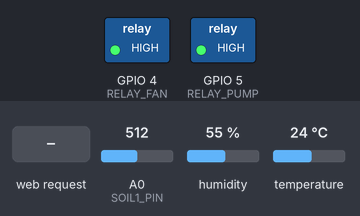
The sketch below on a simulated ESP8266 (NodeMCU). Shown: switched loads named in the sketch (green lamp = pin HIGH). Inputs (shaded band) come from the test bench; at power-on: temperature 24 °C, A0 (SOIL1_PIN) = 512, humidity 55 %. WiFi joins after 1.5 s; servers stay silent unless stated; EEPROM starts erased; what the sketch prints to the serial monitor is not drawn.

Above: at 2.7 s.
2.8 s: temperature set to 29 °C
6.5 s: temperature set to 32 °C
At 11.0 s:
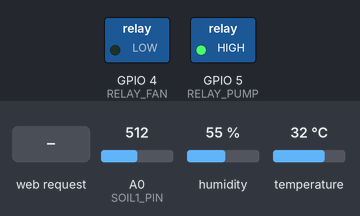
11.5 s: A0 (SOIL1_PIN) set to 714
16.2 s: A0 (SOIL1_PIN) set to 739
At 21.1 s:
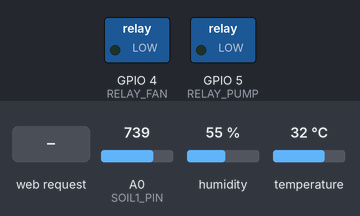
21.5 s: HTTP request GET /fanoff?soil=1&fan=1&pump=1 received
At 30.8 s:
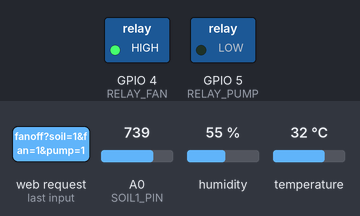
31.5 s: HTTP request GET /save?soil=1 received
At 40.8 s:
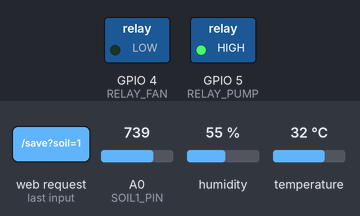
Timing chart, 0 to 42.3 s (numbered marks = the images above; inputs shaded):
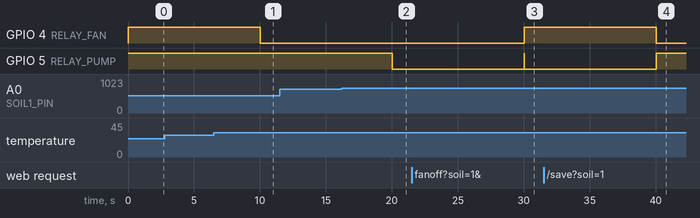

Measured:
- the behaviour switches between 30 and 31 °C on temperature (found by bisection; images 0 and 1)
- the behaviour switches between 730 and 731 on A0 (SOIL1_PIN) (found by bisection; images 1 and 2)
- after the input at 2.8 s, every drawn part: stays the same
- after the input at 6.5 s, GPIO 4 (RELAY_FAN): HIGH → LOW after 3.5 s
- after the input at 11.5 s, every drawn part: stays the same
- after the input at 16.2 s, GPIO 5 (RELAY_PUMP): HIGH → LOW after 3.8 s
- after the input at 21.5 s, GPIO 4 (RELAY_FAN): LOW → HIGH after 8.5 s
- after the input at 31.5 s, GPIO 5 (RELAY_PUMP): goes on until 40.1 s, then stays HIGH

The sketch:

sketch_jul7a.ino
```cpp
#include <ESP8266WiFi.h>
#include <ESP8266WebServer.h>
#include <EEPROM.h>
#include <DHT.h>

#define DHTPIN 12
#define DHTTYPE DHT11

#define RELAY_PUMP 5
#define RELAY_FAN 4

#define SOIL1_PIN A0


DHT dht(DHTPIN, DHTTYPE);
ESP8266WebServer server(80);

struct Settings {
  int soil1Min;
  int fanTemp;
  int pumpTime;
  bool autoMode;
};

Settings cfg;

float airTemp = 0;
float airHum = 0;
int soil1 = 0;


void saveConfig() {
  EEPROM.put(0, cfg);
  EEPROM.commit();
}

void loadConfig() {
  EEPROM.get(0, cfg);

  if (cfg.soil1Min < 1 || cfg.soil1Min > 100) {
    cfg.soil1Min = 40;
    cfg.fanTemp = 30;
    cfg.pumpTime = 10;
    cfg.autoMode = true;
    saveConfig();
  }
}

String page()
{
float tempPercent = constrain((airTemp / 50.0) * 100.0, 0, 100);
float humPercent = constrain(airHum, 0, 100);
float soilPercent = constrain(soil1, 0, 100);

int tempOffset = 440 - (tempPercent * 4.4);
int humOffset  = 440 - (humPercent * 4.4);
int soilOffset = 440 - (soilPercent * 4.4);

String html = R"=====(

<!DOCTYPE html>
<html lang="ru">
<head>

<meta charset="UTF-8">
<meta name="viewport" content="width=device-width,initial-scale=1">

<title>SMART GREENHOUSE</title>

<style>

body{
background:#0f172a;
color:white;
font-family:Segoe UI;
padding:20px;
margin:0;
}

h1{
text-align:center;
color:#22c55e;
margin-bottom:25px;
}

.gauges{
display:flex;
flex-wrap:wrap;
justify-content:center;
gap:30px;
}

.gauge{
width:180px;
height:180px;
position:relative;
}

.gauge svg{
width:180px;
height:180px;
transform:rotate(-90deg);
}

.gauge-bg{
fill:none;
stroke:#334155;
stroke-width:12;
}

.gauge-fill{
fill:none;
stroke-width:12;
stroke-linecap:round;
transition:0.8s;
}

.center{
position:absolute;
top:50%;
left:50%;
transform:translate(-50%,-50%);
text-align:center;
}

.num{
font-size:30px;
font-weight:bold;
}

.label{
font-size:14px;
color:#94a3b8;
margin-top:5px;
}

.panel{
background:#1e293b;
padding:20px;
border-radius:20px;
margin-top:20px;
}

input{
width:100%;
padding:12px;
border:none;
border-radius:10px;
margin-top:5px;
margin-bottom:15px;
}

button{
width:100%;
padding:12px;
border:none;
border-radius:10px;
cursor:pointer;
margin-top:8px;
font-size:16px;
}

.green{
background:#22c55e;
color:white;
}

.red{
background:#ef4444;
color:white;
}

.blue{
background:#3b82f6;
color:white;
}

</style>

</head>

<body>

<h1>🌱 GrowLogic</h1>

<div class="gauges">

<div class="gauge">
<svg>
<circle class="gauge-bg" cx="90" cy="90" r="70"/>
<circle class="gauge-fill"
stroke="#f97316"
cx="90"
cy="90"
r="70"
stroke-dasharray="440"
stroke-dashoffset="%TEMPOFFSET%"/>
</svg>

<div class="center">
<div class="num">%TEMP%</div>
<div class="label">Температура</div>
</div>
</div>

<div class="gauge">
<svg>
<circle class="gauge-bg" cx="90" cy="90" r="70"/>
<circle class="gauge-fill"
stroke="#06b6d4"
cx="90"
cy="90"
r="70"
stroke-dasharray="440"
stroke-dashoffset="%HUMOFFSET%"/>
</svg>

<div class="center">
<div class="num">%HUM%</div>
<div class="label">Влажность</div>
</div>
</div>

<div class="gauge">
<svg>
<circle class="gauge-bg" cx="90" cy="90" r="70"/>
<circle class="gauge-fill"
stroke="#22c55e"
cx="90"
cy="90"
r="70"
stroke-dasharray="440"
stroke-dashoffset="%SOILOFFSET%"/>
</svg>

<div class="center">
<div class="num">%SOIL%</div>
<div class="label">Почва</div>
</div>
</div>

</div>

<div class="panel">

<h2>⚙ Настройки</h2>

<form action="/save">

Порог влажности почвы

<input name="soil" value="%SOILMIN%">

Температура вентилятора

<input name="fan" value="%FAN%">

Время полива (сек)

<input name="pump" value="%PUMP%">

<button class="green">
Сохранить настройки
</button>

</form>

</div>

<div class="panel">

<h2>🎛 Управление</h2>

<a href="/pumpon">
<button class="blue">Насос ВКЛ</button>
</a>

<a href="/pumpoff">
<button class="red">Насос ВЫКЛ</button>
</a>

<a href="/fanon">
<button class="blue">Вентилятор ВКЛ</button>
</a>

<a href="/fanoff">
<button class="red">Вентилятор ВЫКЛ</button>
</a>

</div>

</body>
</html>

)=====";

html.replace("%TEMP%", String(airTemp,1) + "°C");
html.replace("%HUM%", String(airHum,0) + "%");
html.replace("%SOIL%", String(soil1) + "%");

html.replace("%TEMPOFFSET%", String(tempOffset));
html.replace("%HUMOFFSET%", String(humOffset));
html.replace("%SOILOFFSET%", String(soilOffset));

html.replace("%SOILMIN%", String(cfg.soil1Min));
html.replace("%FAN%", String(cfg.fanTemp));
html.replace("%PUMP%", String(cfg.pumpTime));

return html;
}
void readSensors() {


  airTemp = dht.readTemperature();
  airHum = dht.readHumidity();

  int raw = analogRead(SOIL1_PIN);

  soil1 = map(raw, 1023, 300, 0, 100);
  soil1 = constrain(soil1, 0, 100);
}

void autoControl() {

  if (!cfg.autoMode)
    return;

  if (soil1 < cfg.soil1Min) {

    digitalWrite(RELAY_PUMP, LOW);

    delay(cfg.pumpTime * 1000);

    digitalWrite(RELAY_PUMP, HIGH);
  }

  if (airTemp > cfg.fanTemp)
    digitalWrite(RELAY_FAN, LOW);
  else
    digitalWrite(RELAY_FAN, HIGH);
}

void setup() {

  Serial.begin(115200);

  pinMode(RELAY_PUMP, OUTPUT);
  pinMode(RELAY_FAN, OUTPUT);

  digitalWrite(RELAY_PUMP, HIGH);
  digitalWrite(RELAY_FAN, HIGH);

  EEPROM.begin(512);

  loadConfig();

  dht.begin();

  WiFi.begin("VII-218", "38607240");

  while (WiFi.status() != WL_CONNECTED) {
    delay(500);
    Serial.print(".");
  }

  Serial.println();
  Serial.println(WiFi.localIP());

  server.on("/", []() {
    server.send(200, "text/html", page());
  });

  server.on("/save", []() {

    if (server.hasArg("soil"))
      cfg.soil1Min = server.arg("soil").toInt();

    if (server.hasArg("fan"))
      cfg.fanTemp = server.arg("fan").toInt();

    if (server.hasArg("pump"))
      cfg.pumpTime = server.arg("pump").toInt();

    saveConfig();

    server.sendHeader("Location", "/");
    server.send(302, "text/plain", "");
  });

  server.on("/pumpon", []() {
    digitalWrite(RELAY_PUMP, LOW);
    server.sendHeader("Location", "/");
    server.send(302, "text/plain", "");
  });

  server.on("/pumpoff", []() {
    digitalWrite(RELAY_PUMP, HIGH);
    server.sendHeader("Location", "/");
    server.send(302, "text/plain", "");
  });

  server.on("/fanon", []() {
    digitalWrite(RELAY_FAN, LOW);
    server.sendHeader("Location", "/");
    server.send(302, "text/plain", "");
  });

  server.on("/fanoff", []() {
    digitalWrite(RELAY_FAN, HIGH);
    server.sendHeader("Location", "/");
    server.send(302, "text/plain", "");
  });

  server.begin();
}

unsigned long timer = 0;

void loop() {

  server.handleClient();

  if (millis() - timer > 5000) {

    timer = millis();

    readSensors();

    autoControl();

    Serial.println("-----");
    Serial.print("Temp: ");
    Serial.println(airTemp);

    Serial.print("Hum: ");
    Serial.println(airHum);

    Serial.print("Soil: ");
    Serial.println(soil1);
  }
}
```
